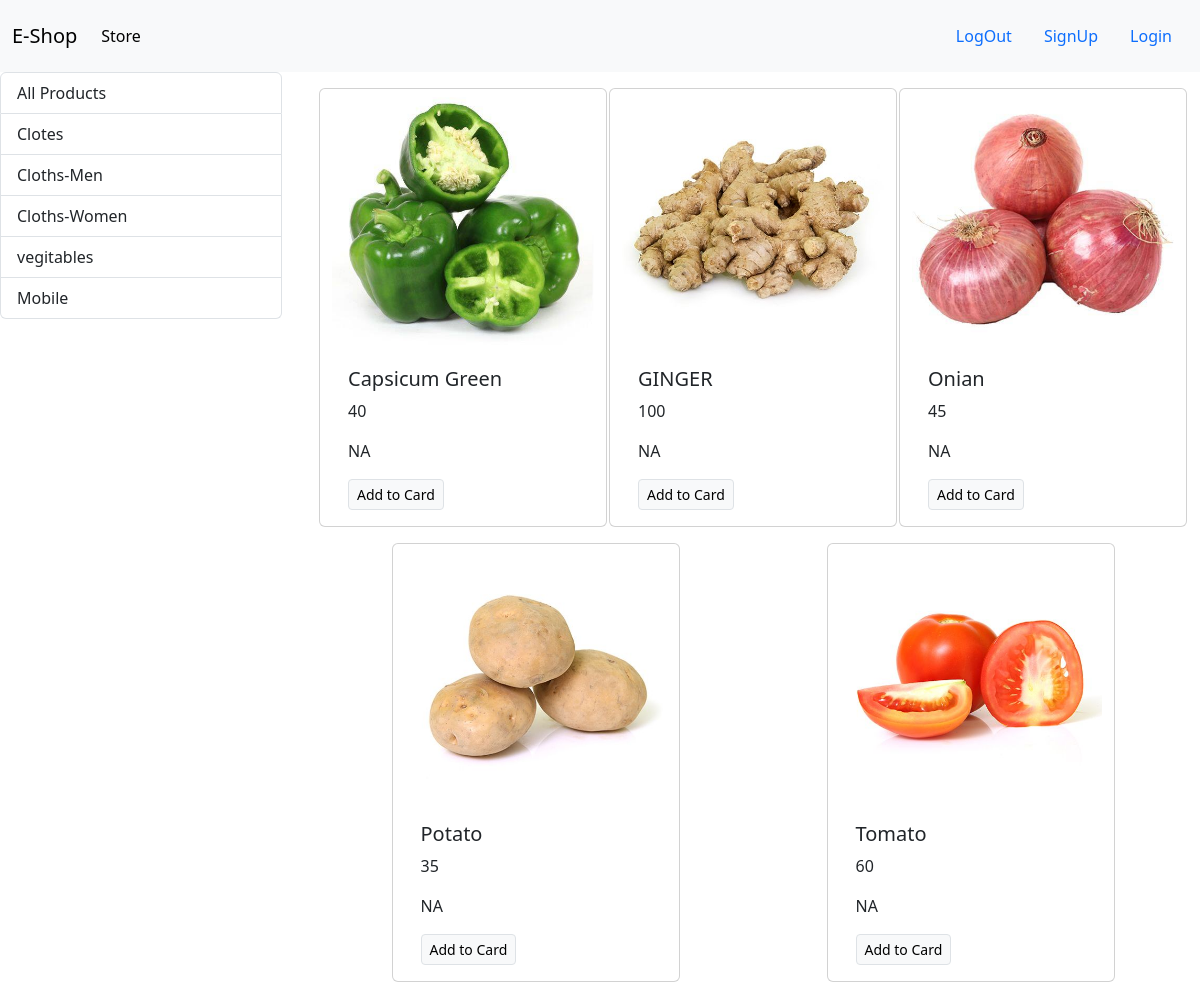
The app's page /?category=4 with its own data.
### store/models/category.py (models this page shows, shortened)
class Category(models.Model):
    name=models.CharField(max_length=20)
    @staticmethod
    def get_all_categories():
        return Category.objects.all()

### store/models/product.py (models this page shows, shortened)
class Product(models.Model):
    name=models.CharField(max_length=50)
    price=models.IntegerField(default=0)
    category=models.ForeignKey(Category,on_delete=models.CASCADE,default=1)
    desc=models.CharField(max_length=200,default=" ",null=True,blank=True)
    image=models.ImageField(upload_to='uploads/products/')
    @staticmethod
    def get_all_products_by_categoryid(category_id):
        if category_id:
            return Product.objects.filter(category=category_id)
        else:
            return Product.get_all_products();

### store/views.py (the view)
# urls.py: path('',index),
def index(request):
    product=None
    category=Category.get_all_categories();
    categoryID=request.GET.get('category')
    if categoryID:
        product=Product.get_all_products_by_categoryid(categoryID);
    else:
        product=Product.get_all_products();
    data={}
    data['product']=product
    data['category']=category
    return render(request,'index.html',data)

### store/templates/index.html
{% extends 'base.html' %}
{% block content %}
<div class="row">
    <div class="col-lg-3 mx-auto">
        <div class="list-group">
            <a href="/"class="list-group-item list-group-item-action ">All Products</a>
            {% for category in category %}
            <a href="/?category={{category.id}}"class="list-group-item list-group-item-action ">{{category.name}}</a>
            {% endfor %}
        </div>
    </div>
    <div id="product" class="col-lg-9 mx-auto">
        <div class="container-fluid mt-3 mx-auto    ">
            <div class="row mx-auto ">
                {% for product in product %}
                <div class="card mx-auto mb-3" style="width: 18rem;">
                    <img src="{{product.image.url}}" class="card-img-top" alt="...">
                    <div class="card-body">
                      <h5 class="card-title">{{product.name}}</h5>
                      <p class="card-text">{{product.price}}</p>
                      <p class="card-text">{{product.desc}}</p>
                      <a href="#" class="btn btn-light border btn-sm">Add to Card</a>
                    </div>
                  </div>
                {% endfor %}
            </div>
        </div>
    </div>
</div>
{% endblock %}

### records on screen
Category: name "Clotes"
Category: name "Cloths-Men"
Category: name "Cloths-Women"
Category: name "vegitables"
Category: name "Mobile"
Product: image (picture), name "Capsicum Green", price "40", desc "NA"
Product: image (picture), name "GINGER", price "100", desc "NA"
Product: image (picture), name "Onian", price "45", desc "NA"
Product: image (picture), name "Potato", price "35", desc "NA"
Product: image (picture), name "Tomato", price "60", desc "NA"
